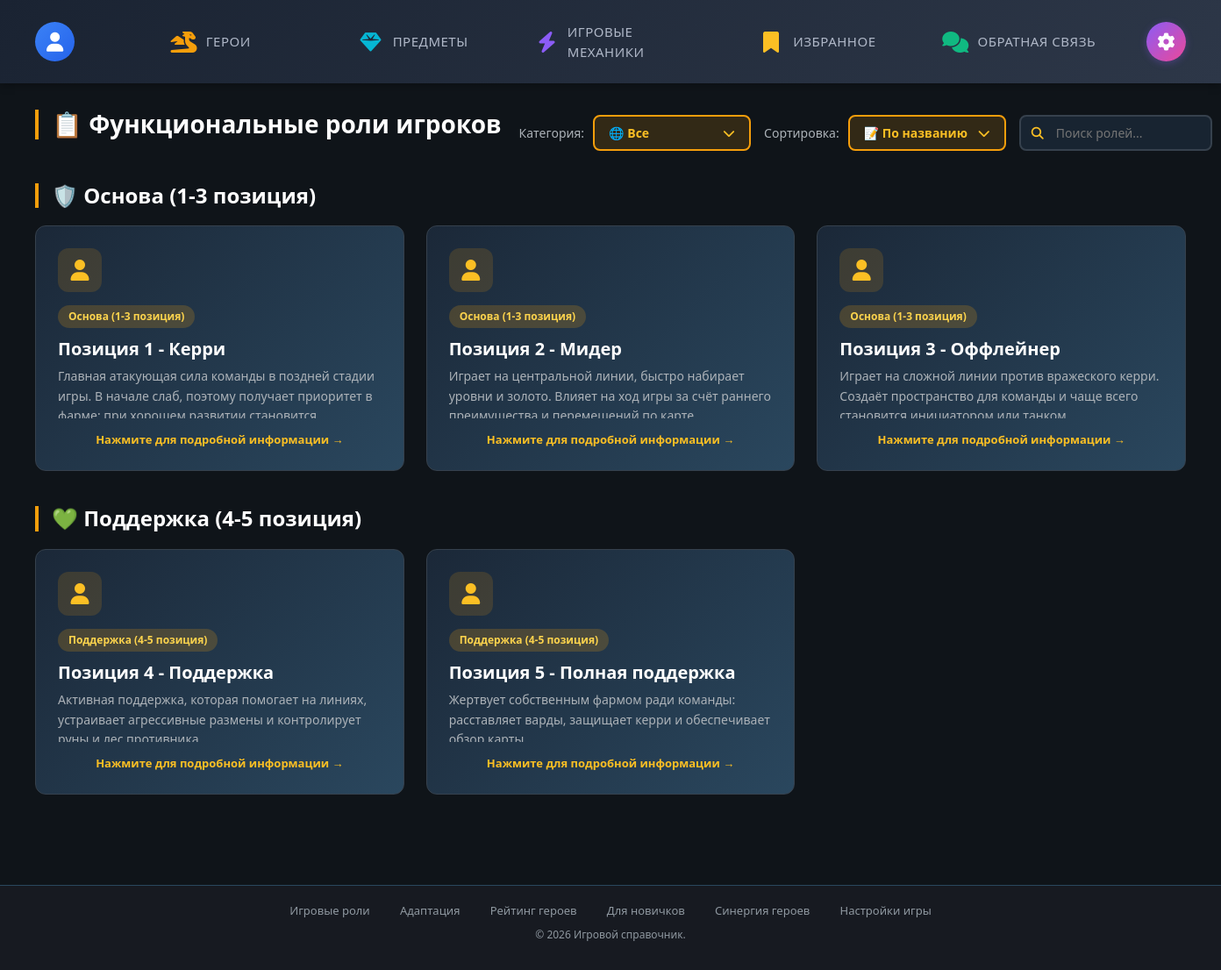
The app's page /sections/roles/tactics.php (signed in) with its own data.
### tables this page shows
CREATE TABLE IF NOT EXISTS game_mechanic (
  id_game_mechanic INT AUTO_INCREMENT PRIMARY KEY,
  title VARCHAR(255) NOT NULL,
  category VARCHAR(100) NOT NULL,
  content TEXT NOT NULL,
  created_date DATETIME DEFAULT CURRENT_TIMESTAMP
);

### sections/roles/tactics.php (the view, shortened to what this page needs)
<?php
$pdo = getDB();
$searchQuery   = $_GET['search'] ?? '';
$sortBy        = $_GET['sort'] ?? 'name';
$categoryFilter = $_GET['category'] ?? '';
$validCategories = ['Основа (1-3 позиция)', 'Поддержка (4-5 позиция)'];
$sql = "SELECT * FROM game_mechanic WHERE category IN ('Основа (1-3 позиция)', 'Поддержка (4-5 позиция)')";
$params = [];
switch ($sortBy) {
    case 'name':
    default:     $sql .= " ORDER BY title ASC"; break;
}
$stmt = $pdo->prepare($sql);
$stmt->execute($params);
$tactics = $stmt->fetchAll();
$grouped = [];
foreach ($tactics as $t) {
    if (isset($t['category'])) $grouped[$t['category']][] = $t;
}
$categoryOrder = (!empty($categoryFilter) && isset($grouped[$categoryFilter])) ? [$categoryFilter] : $validCategories;
$categoryEmojis = [
    'Основа (1-3 позиция)' => '🛡️',
    'Поддержка (4-5 позиция)' => '💚',
];
$pageTitle = 'Функциональные роли игроков';
require_once __DIR__ . '/../../includes/header.php';
?>
<div class="page-header">
    <h1 class="page-title">📋 <?= $pageTitle ?></h1>
    <div class="controls">
        <div class="filter-group">
            <span class="filter-label">Категория:</span>
            <div class="filter-dropdown">
                <button class="filter-btn" onclick="toggleTacticFilter()">
                    <span id="currentFilterText"><?= !empty($categoryFilter) && isset($categoryEmojis[$categoryFilter]) ? $categoryEmojis[$categoryFilter] . ' ' . htmlspecialchars($categoryFilter) : '🌐 Все' ?></span>
                    <i class="fas fa-chevron-down"></i>
                </button>
            </div>
        </div>
        <div class="filter-group">
            <span class="filter-label">Сортировка:</span>
            <div class="sort-dropdown">
                <button class="sort-btn" onclick="toggleTacticSort()">
                    <span id="currentSortText"><?= $sortBy === 'date' ? '📅 По дате' : '📝 По названию' ?></span>
                    <i class="fas fa-chevron-down"></i>
                </button>
            </div>
        </div>
        <div class="search-box">
            <i class="fas fa-search search-icon"></i>
            <input type="text" class="search-input" id="searchInputTactics" placeholder="Поиск ролей..." value="<?= htmlspecialchars($searchQuery) ?>">
        </div>
    </div>
</div>
<?php if (empty($tactics)): ?>
    <div class="no-results">
        <i class="fas fa-search"></i>
        <p>Роли не найдены</p>
    </div>
<?php else: ?>
    <div class="mechanics-sections">
        <?php foreach ($categoryOrder as $cat): ?>
            <div class="mechanics-category-block">
                <h2 class="category-heading"><?= $categoryEmojis[$cat] ?? '' ?> <?= htmlspecialchars($cat) ?></h2>
                <div class="mechanics-grid">
                    <?php foreach ($grouped[$cat] as $t): ?>
                        <a href="<?= BASE_URL ?>/sections/roles/tactic.php?id=<?= $t['id_game_mechanic'] ?>" class="mechanic-card">
                            <div class="icon-wrap"><i class="fas fa-user"></i></div>
                            <span class="category"><?= htmlspecialchars($t['category']) ?></span>
                            <h3><?= htmlspecialchars($t['title']) ?></h3>
                            <div class="preview"><?= htmlspecialchars(mb_substr($t['content'], 0, 200)) ?>...</div>
                            <div class="click-hint">Нажмите для подробной информации →</div>
                        </a>
                    <?php endforeach; ?>
                </div>
            </div>
        <?php endforeach; ?>
    </div>
<?php endif; ?>
<?php require_once __DIR__ . '/../../includes/footer.php'; ?>

### css/style.css (style rules this page uses)
* { margin: 0; padding: 0; box-sizing: border-box; }
body { background: #0f1419; color: #e0e0e0; font-family: 'Segoe UI', Tahoma, Geneva, Verdana, sans-serif; min-height: 100vh; display: flex; flex-direction: column; padding-bottom: 80px; }
.page-header { display: flex; justify-content: space-between; align-items: center; margin-bottom: 20px; flex-wrap: wrap; gap: 15px; }
.page-title { color: #fff; font-size: 28px; font-weight: 700; border-left: 4px solid #f59e0b; padding-left: 15px; margin: 0; }
.controls { display: flex; gap: 15px; align-items: center; flex-wrap: nowrap; margin-left: auto; }
.filter-group { display: flex; align-items: center; gap: 10px; }
.filter-label { color: #acb2b8; font-size: 14px; font-weight: 500; }
.filter-dropdown { position: relative; }
.filter-btn { background: rgba(245,158,11,0.15); border: 2px solid #f59e0b; color: #fbbf24; padding: 8px 16px; border-radius: 8px; cursor: pointer; font-weight: 600; font-size: 14px; transition: all 0.3s; display: flex; align-items: center; gap: 8px; }
.search-box { position: relative; }
.search-input { background: rgba(27,40,56,0.8); border: 2px solid #36414d; color: #e0e0e0; padding: 8px 16px 8px 40px; border-radius: 8px; font-size: 14px; width: 220px; transition: all 0.3s; }
.search-icon { position: absolute; left: 14px; top: 50%; transform: translateY(-50%); color: #8f98a0; font-size: 14px; }
.page-header { display: flex; justify-content: space-between; align-items: center; gap: 20px; margin-bottom: 30px; flex-wrap: nowrap; }
.page-title { color: #fff; font-size: 28px; font-weight: 700; border-left: 4px solid #8b5cf6; padding-left: 15px; margin: 0; white-space: nowrap; }
.controls { display: flex; gap: 15px; align-items: center; margin-left: auto; white-space: nowrap; }
.filter-label { color: #acb2b8; font-size: 14px; font-weight: 500; white-space: nowrap; }
.filter-dropdown, .sort-dropdown { position: relative; }
.filter-btn, .sort-btn { background: rgba(139,92,246,0.15); border: 2px solid #8b5cf6; color: #a78bfa; padding: 8px 16px; border-radius: 8px; cursor: pointer; font-weight: 600; font-size: 14px; transition: all 0.3s; display: flex; align-items: center; gap: 8px; min-width: 180px; justify-content: space-between; }
.mechanics-sections { margin-top: 0; min-height: 50vh; }
.mechanics-category-block { margin-bottom: 40px; }
.category-heading { color: #fff; font-size: 24px; font-weight: 700; margin-bottom: 20px; padding-left: 15px; border-left: 4px solid #8b5cf6; display: flex; align-items: center; gap: 10px; }
.mechanics-grid { display: grid; grid-template-columns: repeat(3, 1fr); gap: 25px; }
.mechanic-card { background: linear-gradient(135deg, #1b2838 0%, #2a475e 100%); border: 1px solid #36414d; border-radius: 12px; padding: 25px; transition: all 0.3s; cursor: pointer; text-decoration: none; color: inherit; display: flex; flex-direction: column; height: 280px; }
.mechanic-card .icon-wrap { width: 50px; height: 50px; background: rgba(139,92,246,0.15); border-radius: 12px; display: flex; align-items: center; justify-content: center; margin-bottom: 15px; color: #a78bfa; font-size: 24px; }
.mechanic-card h3 { color: #fff; font-size: 20px; margin-bottom: 8px; font-weight: 600; }
.mechanic-card .category { display: inline-block; background: rgba(139,92,246,0.2); color: #c4b5fd; padding: 4px 12px; border-radius: 20px; font-size: 12px; font-weight: 600; margin-bottom: 12px; width: fit-content; }
.mechanic-card .preview { color: #acb2b8; font-size: 14px; line-height: 1.6; flex: 1; overflow: hidden; display: -webkit-box; -webkit-line-clamp: 5; -webkit-box-orient: vertical; }
.mechanic-card .click-hint { color: #8b5cf6; font-size: 13px; margin-top: 15px; text-align: center; font-weight: 600; }
.page-title { margin-bottom: 20px !important; }

### includes/header.php (style rules this page uses)
html { overflow-y: scroll; }

### sections/roles/tactics.php (style rules this page uses)
.page-title { border-left-color: #f59e0b; }
.category-heading { border-left-color: #f59e0b; }
.filter-btn, .sort-btn { background: rgba(245,158,11,0.15); border-color: #f59e0b; color: #fbbf24; }
.search-icon { color: #fbbf24; }
.mechanic-card .icon-wrap { background: rgba(245,158,11,0.15); color: #fbbf24; }
.mechanic-card .category { background: rgba(245,158,11,0.2); color: #fcd34d; }
.mechanic-card .click-hint { color: #fbbf24; }

### records on screen
game_mechanic: category "Основа (1-3 позиция)", title "Позиция 1 - Керри", content "Главная атакующая сила команды в поздней стадии игры. В начале слаб, поэтому получает приоритет…"
game_mechanic: category "Основа (1-3 позиция)", title "Позиция 2 - Мидер", content "Играет на центральной линии, быстро набирает уровни и золото. Влияет на ход игры за счёт…"
game_mechanic: category "Основа (1-3 позиция)", title "Позиция 3 - Оффлейнер", content "Играет на сложной линии против вражеского керри. Создаёт пространство для команды и чаще…"
game_mechanic: category "Поддержка (4-5 позиция)", title "Позиция 4 - Поддержка", content "Активная поддержка, которая помогает на линиях, устраивает агрессивные размены и…"
game_mechanic: category "Поддержка (4-5 позиция)", title "Позиция 5 - Полная поддержка", content "Жертвует собственным фармом ради команды: расставляет варды, защищает керри и…"

### other values on screen
$pageTitle "Функциональные роли игроков"
$categoryEmojis[$cat] "🛡️"
$cat "Основа (1-3 позиция)"
$categoryEmojis[$cat] "💚"
$cat "Поддержка (4-5 позиция)"
